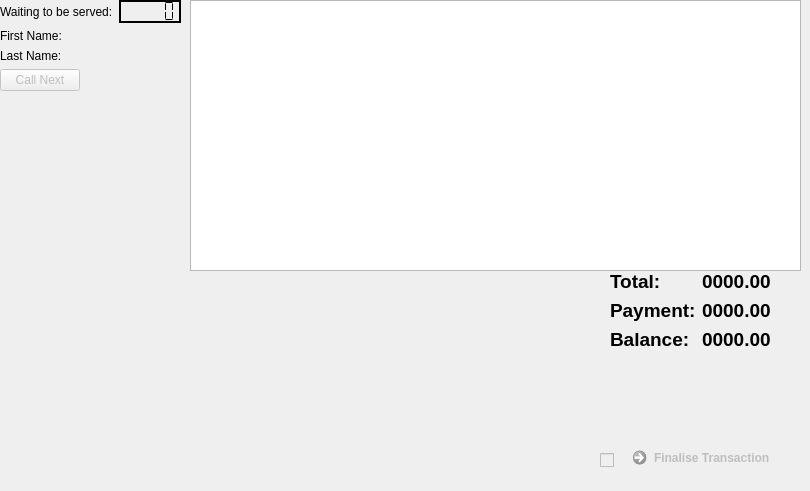
      <widget class="QWidget" name="tab_2">
       <attribute name="title">
        <string>Payment Processing</string>
       </attribute>
       <widget class="QWidget" name="layoutWidget_2">
        <property name="geometry">
         <rect>
          <x>610</x>
          <y>270</y>
          <width>181</width>
          <height>91</height>
         </rect>
        </property>
        <layout class="QFormLayout" name="formLayout_5">
         <item row="0" column="1">
          <widget class="QLabel" name="cashierTotal">
           <property name="text">
            <string>&lt;html&gt;&lt;head/&gt;&lt;body&gt;&lt;p&gt;&lt;span style=&quot; font-size:14pt; font-weight:600;&quot;&gt;0000.00&lt;/span&gt;&lt;/p&gt;&lt;/body&gt;&lt;/html&gt;</string>
           </property>
          </widget>
         </item>
         <item row="1" column="0">
          <widget class="QLabel" name="cashierAmountPayingLabel">
           <property name="text">
            <string>&lt;html&gt;&lt;head/&gt;&lt;body&gt;&lt;p&gt;&lt;span style=&quot; font-size:14pt; font-weight:600;&quot;&gt;Payment:&lt;/span&gt;&lt;/p&gt;&lt;/body&gt;&lt;/html&gt;</string>
           </property>
          </widget>
         </item>
         <item row="1" column="1">
          <widget class="QLabel" name="cashierAmountPaying">
           <property name="text">
            <string>&lt;html&gt;&lt;head/&gt;&lt;body&gt;&lt;p&gt;&lt;span style=&quot; font-size:14pt; font-weight:600;&quot;&gt;0000.00&lt;/span&gt;&lt;/p&gt;&lt;/body&gt;&lt;/html&gt;</string>
           </property>
          </widget>
         </item>
         <item row="0" column="0">
          <widget class="QLabel" name="cashierTotalLabel">
           <property name="text">
            <string>&lt;html&gt;&lt;head/&gt;&lt;body&gt;&lt;p&gt;&lt;span style=&quot; font-size:14pt; font-weight:600;&quot;&gt;Total:&lt;/span&gt;&lt;/p&gt;&lt;/body&gt;&lt;/html&gt;</string>
           </property>
          </widget>
         </item>
         <item row="2" column="0">
          <widget class="QLabel" name="cashierAmountLeftToPayLabel">
           <property name="text">
            <string>&lt;html&gt;&lt;head/&gt;&lt;body&gt;&lt;p&gt;&lt;span style=&quot; font-size:14pt; font-weight:600;&quot;&gt;Balance:&lt;/span&gt;&lt;/p&gt;&lt;/body&gt;&lt;/html&gt;</string>
           </property>
          </widget>
         </item>
         <item row="2" column="1">
          <widget class="QLabel" name="cashierAmountLeftToPay">
           <property name="text">
            <string>&lt;html&gt;&lt;head/&gt;&lt;body&gt;&lt;p&gt;&lt;span style=&quot; font-size:14pt; font-weight:600;&quot;&gt;0000.00&lt;/span&gt;&lt;/p&gt;&lt;/body&gt;&lt;/html&gt;</string>
           </property>
          </widget>
         </item>
        </layout>
       </widget>
       <widget class="QWidget" name="layoutWidget_4">
        <property name="geometry">
         <rect>
          <x>600</x>
          <y>440</y>
          <width>193</width>
          <height>42</height>
         </rect>
        </property>
        <layout class="QHBoxLayout" name="horizontalLayout_12">
         <item>
          <widget class="QCheckBox" name="cashierFinaliseTransactionCheckBox">
           <property name="enabled">
            <bool>false</bool>
           </property>
           <property name="text">
            <string/>
           </property>
          </widget>
         </item>
         <item>
          <widget class="QCommandLinkButton" name="cashierFinaliseTransaction">
           <property name="enabled">
            <bool>false</bool>
           </property>
           <property name="text">
            <string>Finalise Transaction</string>
           </property>
          </widget>
         </item>
        </layout>
       </widget>
       <widget class="QTableWidget" name="cashierToPayList">
        <property name="geometry">
         <rect>
          <x>190</x>
          <y>0</y>
          <width>611</width>
          <height>271</height>
         </rect>
        </property>
        <property name="autoScroll">
         <bool>true</bool>
        </property>
        <property name="autoScrollMargin">
         <number>16</number>
        </property>
        <property name="editTriggers">
         <set>QAbstractItemView::DoubleClicked</set>
        </property>
        <property name="tabKeyNavigation">
         <bool>false</bool>
        </property>
        <property name="showDropIndicator" stdset="0">
         <bool>false</bool>
        </property>
        <property name="dragDropOverwriteMode">
         <bool>false</bool>
        </property>
        <property name="alternatingRowColors">
         <bool>false</bool>
        </property>
        <property name="selectionMode">
         <enum>QAbstractItemView::NoSelection</enum>
        </property>
        <property name="selectionBehavior">
         <enum>QAbstractItemView::SelectItems</enum>
        </property>
        <property name="rowCount">
         <number>0</number>
        </property>
        <property name="columnCount">
         <number>6</number>
        </property>
        <attribute name="horizontalHeaderVisible">
         <bool>false</bool>
        </attribute>
        <attribute name="horizontalHeaderStretchLastSection">
         <bool>true</bool>
        </attribute>
        <attribute name="verticalHeaderVisible">
         <bool>false</bool>
        </attribute>
        <column>
         <property name="text">
          <string>Doctor ID</string>
         </property>
        </column>
        <column>
         <property name="text">
          <string>Record Number</string>
         </property>
        </column>
        <column>
         <property name="text">
          <string>Service</string>
         </property>
        </column>
        <column>
         <property name="text">
          <string>Treatment Details</string>
         </property>
        </column>
        <column>
         <property name="text">
          <string>Charge</string>
         </property>
        </column>
        <column>
         <property name="text">
          <string>Payment</string>
         </property>
        </column>
       </widget>
       <widget class="QSplitter" name="splitter_11">
        <property name="geometry">
         <rect>
          <x>0</x>
          <y>0</y>
          <width>181</width>
          <height>96</height>
         </rect>
        </property>
        <property name="orientation">
         <enum>Qt::Horizontal</enum>
        </property>
        <widget class="QWidget" name="layoutWidget_6">
         <layout class="QFormLayout" name="formLayout_4">
          <item row="0" column="0">
           <widget class="QLabel" name="cashierWaitingAmountlABEL">
            <property name="text">
             <string>Waiting to be served:</string>
            </property>
           </widget>
          </item>
          <item row="2" column="0">
           <widget class="QPushButton" name="cashierCallNext">
            <property name="enabled">
             <bool>false</bool>
            </property>
            <property name="text">
             <string>Call Next</string>
            </property>
           </widget>
          </item>
          <item row="0" column="1">
           <widget class="QLCDNumber" name="cashierWaitingAmount">
            <property name="autoFillBackground">
             <bool>true</bool>
            </property>
            <property name="frameShape">
             <enum>QFrame::WinPanel</enum>
            </property>
            <property name="frameShadow">
             <enum>QFrame::Plain</enum>
            </property>
            <property name="segmentStyle">
             <enum>QLCDNumber::Flat</enum>
            </property>
           </widget>
          </item>
          <item row="1" column="0" colspan="2">
           <layout class="QHBoxLayout" name="horizontalLayout_3">
            <item>
             <layout class="QFormLayout" name="formLayout_7">
              <item row="0" column="0">
               <widget class="QLabel" name="cashierFirstNameLabel">
                <property name="text">
                 <string>First Name:</string>
                </property>
               </widget>
              </item>
              <item row="0" column="1">
               <widget class="QLabel" name="cashierFirstName">
                <property name="text">
                 <string/>
                </property>
               </widget>
              </item>
              <item row="1" column="0">
               <widget class="QLabel" name="cashierLastNameLabel">
                <property name="text">
                 <string>Last Name:</string>
                </property>
               </widget>
              </item>
              <item row="1" column="1">
               <widget class="QLabel" name="cashierLastName">
                <property name="text">
                 <string/>
                </property>
               </widget>
              </item>
             </layout>
            </item>
           </layout>
          </item>
         </layout>
        </widget>
       </widget>
      </widget>
